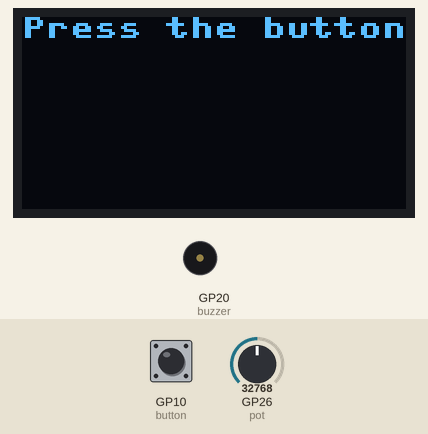
Simulated run of this program. Board: Raspberry Pi Pico running MicroPython. Shown: 128×64 one-colour display, buzzer (waves = sounding). Inputs (shaded band) come from the test bench; at power-on: GP10 (button) LOW, GP26 (pot) = 32768 (analog values on the 0–65535 scale).

Above: at 1.2 s.
1.3 s: GP10 (button) pulled HIGH for 0.15 s
At 1.7 s:
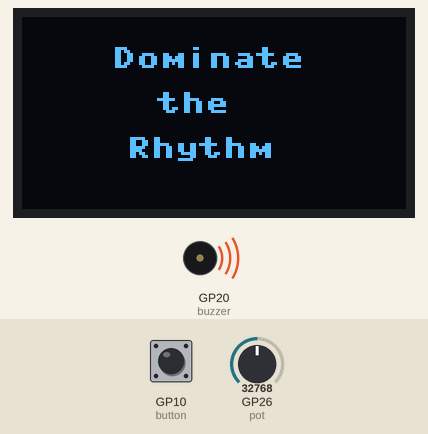
At 3.3 s:
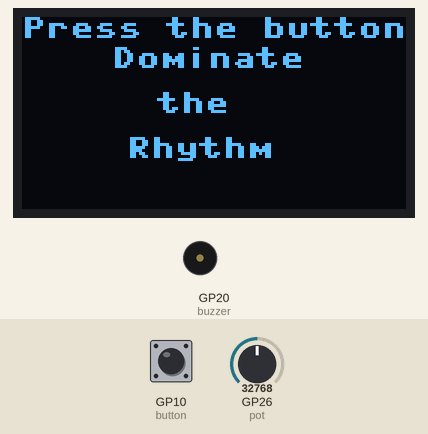
Timing chart, 0 to 4.8 s (numbered marks = the images above; inputs shaded):
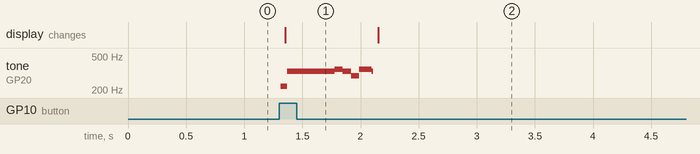

The program:

dominate_the_rhythm.py
```python
from machine import Pin,PWM,ADC,I2C #to acces the hardware picobricks
from utime import sleep #time library
from picobricks import SSD1306_I2C
import utime

WIDTH=128
HEIGHT=64
#define the weight and height picobricks

sda=machine.Pin(4)
scl=machine.Pin(5)
#we define sda and scl pins for inter-path communication
i2c=machine.I2C(0, sda=sda, scl=scl, freq=2000000)#determine the frequency values
oled=SSD1306_I2C(WIDTH, HEIGHT, i2c)

button= Pin(10,Pin.IN,Pin.PULL_DOWN)
pot=ADC(Pin(26))
buzzer= PWM(Pin(20))
#determine our input and output pins
pressed = False
rithm = 0

tones = {
"A3": 220,
"D4": 294,
"E4": 330,
"F4": 349
}
#define the tones

mysong = ["A3","E4","E4","E4","E4","E4","E4","F4","E4","D4","F4","E4"]#let's define the tones required for our song in the correct order into a sequence
noteTime = [1,0.5,0.5,0.5,0.5,0.5,0.5,0.5,0.5,0.5,0.5,1]#define wait times between tones into an array


def playtone(frequency):
    buzzer.duty_u16(6000)
    buzzer.freq(frequency)
#define the frequencies of the buzzer
def playsong(pin):
    global pressed
    pressed = True
#play the tones with the right cooldowns
#An finally we need to tell the pins when to trigger, and the function to call when they detect an event:
button.irq(trigger=Pin.IRQ_RISING, handler=playsong)
note_count = 9999
played_time = 0
while True:
    current_time = utime.ticks_ms()
    oled.show()
    oled.text("Press the button",0,0)

    if (note_count < len(mysong)):
        oled.fill(0)
        oled.text("Dominate ",30,10)
        oled.text("the ",45,25)
        oled.text("Rhythm ",35,40)
        rithm=((pot.read_u16()/65535.0)*20) +1
        if (current_time - played_time)/1000.0 >= noteTime[note_count]/rithm:
            played_time = utime.ticks_ms()
            playtone(tones[mysong[note_count]])
            note_count += 1
    else:
        buzzer.duty_u16(0)

    if pressed:

        note_count = 0
        pressed = False
```

Measured:
- after the input at 1.3 s, tone on GP20 (buzzer): plays 220 Hz for 0.06 s, 330 Hz for 0.41 s, 349 Hz for 0.07 s, 330 Hz for 0.07 s, 294 Hz for 0.07 s, 349 Hz for 0.11 s … (7 notes in this stretch), starting at once; the display: changes after 0.05 s (image 1)
